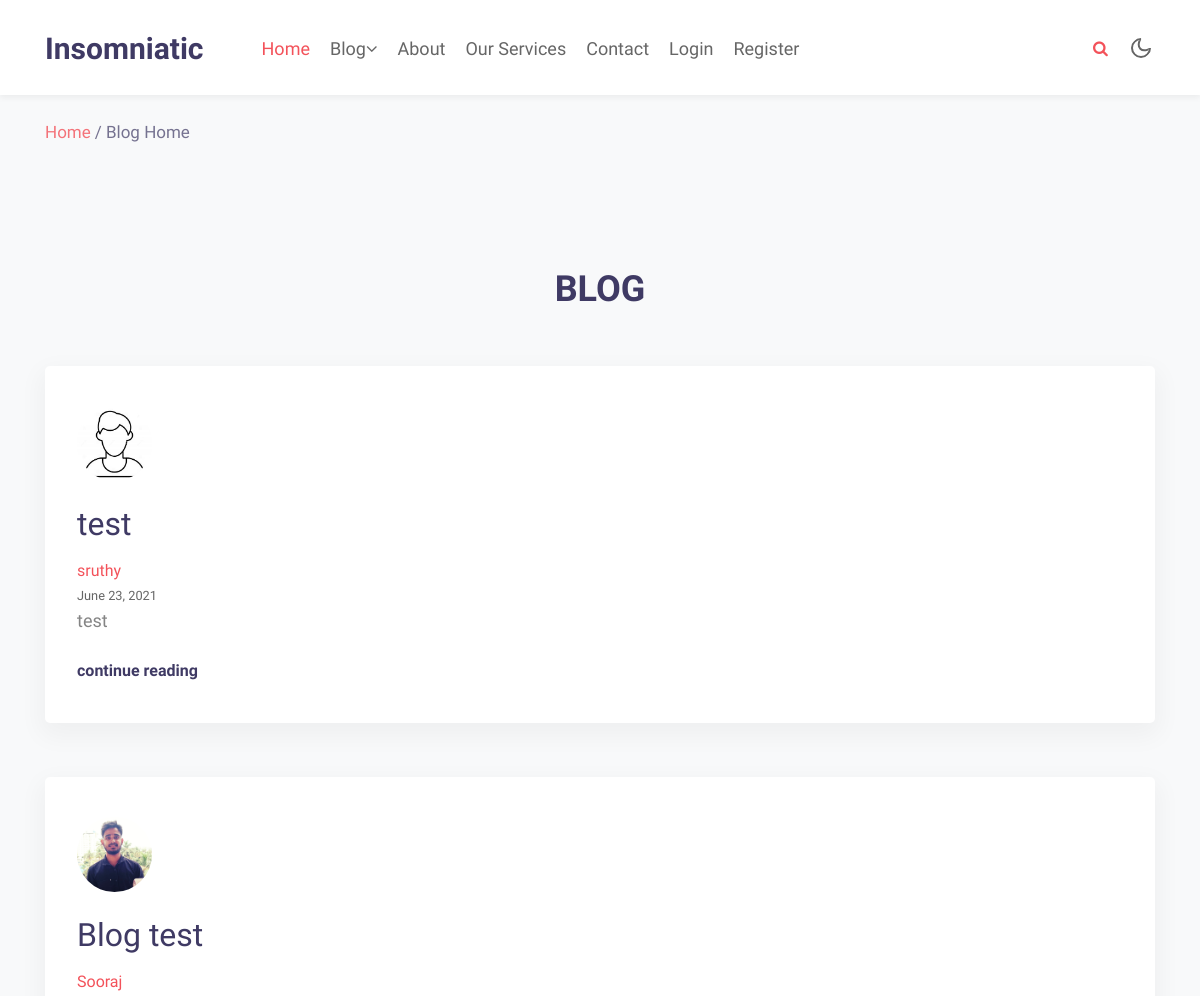
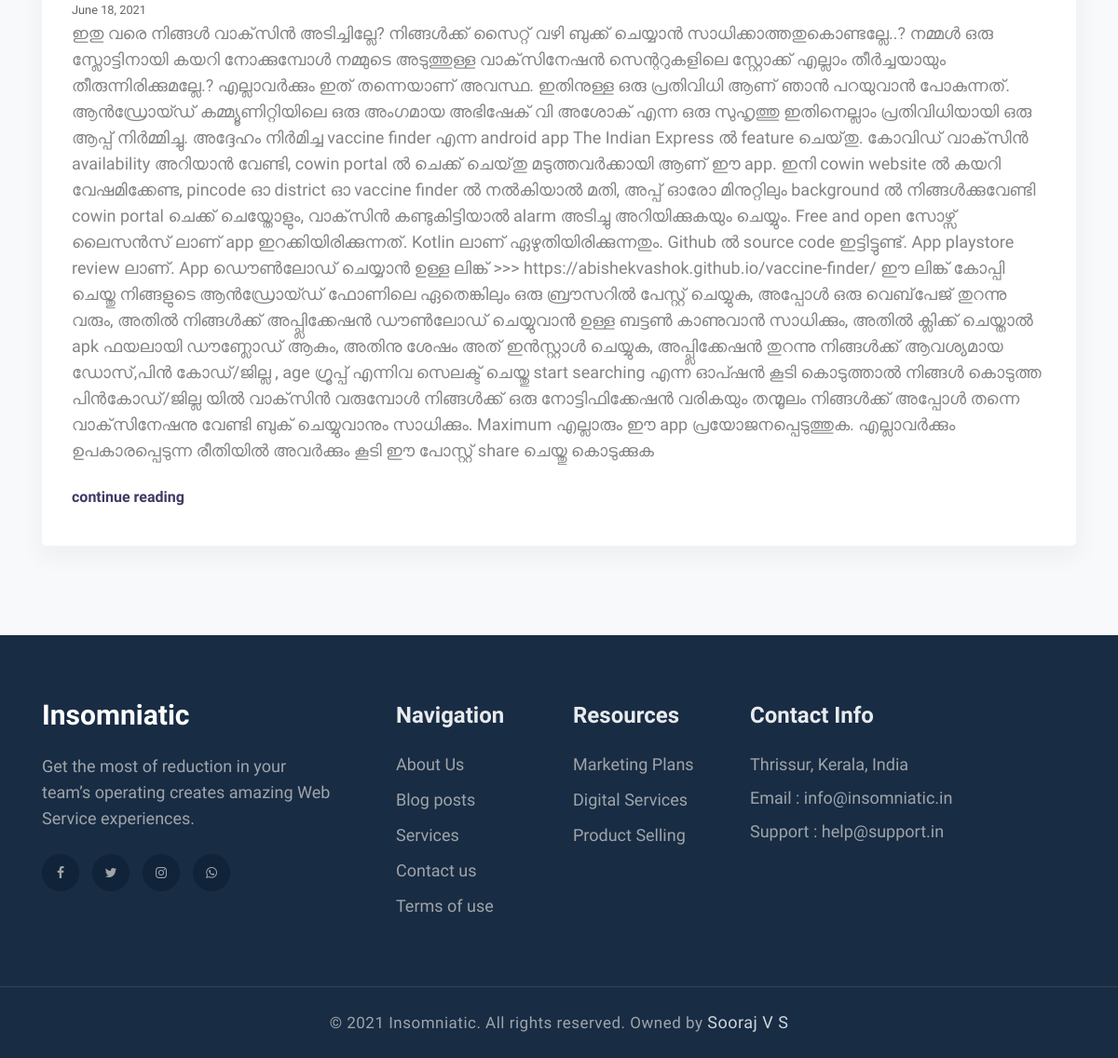
Screenshot of /blog/ with the database file from the repository (2 pictures, top to bottom).
### blog/models.py (models this page shows, shortened)
class Post(models.Model):
    post_title = models.CharField(max_length=100)
    content = models.TextField()
    content_1 = models.TextField(null=True)
    date_posted = models.DateField(default=timezone.now)
    author = models.ForeignKey(User, on_delete=models.CASCADE)
    Related_to = (
        ('Technology/IT', 'Technology/IT'),
        ('Technology/Electronics', 'Technology/Electronics'),
        ('Technology/Space', 'Technology/Space'),
        ('Technology/Others', 'Technology/Others'),
        ('Technology/Apps-Softwares', 'Technology/Apps-Softwares')
    )
    type = models.CharField(max_length=25, choices=Related_to, default='Technology/Others')
    likes = models.ManyToManyField(User, related_name='blog_posts')

### users/models.py (models this page shows, shortened)
class Profile(models.Model):
    user = models.OneToOneField(User, on_delete=models.CASCADE)
    image = models.ImageField(default='default.jpg', upload_to='profile_pics')

### blog/views.py (the view)
# urls.py: path('', PostListView.as_view(),name='blog-home'),
class PostListView(ListView):
    model = Post
    template_name = 'blog/blog.html'  # <app>/<model>_<viewtype>.html
    context_object_name = 'posts'
    extra_context = {'title': 'Blog Home'}
    ordering = ['-date_posted']
    paginate_by = 2

### blog/templates/blog/blog.html (shortened to what this page needs)
{% extends 'basic/base.html' %}
{% load static %}
{% block content %}
<section class="w3l-services-block-3 py-5" id="services">
    <div class="features-main py-lg-5 py-md-3">
        <div class="container">
            <div class="header-section text-center mx-auto">
                <h3 class="title-big">BLOG</h3>
            </div>
            {% for post in posts %}
            <div class="row features mt-lg-4">
               <div class="col-lg-12 col-md-6 feature-grid">
                    <a href="{% url 'post-detail' post.id %}">
                        <div class="feature-body service2">
                            <div class="feature-img">
                                <img width="75" height="75" class="rounded-circle article-img" src="{{ post.author.profile.image.url }}">
                            </div>
                            <div class="feature-info mt-4">
                                <h2 class="feature-titel mb-3"> {{post.post_title}} </h2>
                                <a href="{% url 'user-posts' post.author.username %}" >{{ post.author.first_name }}</a> <br>
                                <small>{{ post.date_posted|date:"F d, Y" }}</small>
                                <p class="feature-text">{{post.content}}
                                </p>
                                <a href="{% url 'post-detail' post.id %}" class="read mt-4 d-block">continue reading</a>
                            </div>
                        </div>
                    </a>
                </div>
            </div>
            {% endfor %}
        </div>
    </div>
</section>
{% endblock content %}

### rows the page displays
Post: author.profile.image (placeholder picture), post_title "test", author.first_name "sruthy", date_posted "June 23, 2021", content "test"
Post: author.profile.image (picture), post_title "Blog test", author.first_name "Sooraj", date_posted "June 18, 2021", content "ഇതു വരെ നിങ്ങൾ വാക്‌സിൻ അടിച്ചില്ലേ? നിങ്ങൾക്ക് സൈറ്റ് വഴി ബുക്ക് ചെയ്യാൻ സാധിക്കാത്തതുകൊണ്ടല്ലേ..? നമ്മൾ ഒരു സ്ലോട്ടിനായി കയറി നോക്കുമ്പോൾ നമ്മുടെ അടുത്തുള്ള വാക്‌സിനേഷൻ സെന്ററുകളിലെ സ്റ്റോക്ക് എല്ലാം തീർച്ചയായും തീരുന്നിരിക്കുമല്ലേ.? എല്ലാവർക്കും ഇത് തന്നെയാണ് അവസ്ഥ. ഇതിനുള്ള ഒരു പ്രതിവിധി ആണ് ഞാൻ പറയുവാൻ പോകുന്നത്. ആൻഡ്രോയ്ഡ് കമ്മ്യൂണിറ്റിയിലെ ഒരു അംഗമായ അഭിഷേക് വി അശോക് എന്ന ഒരു സുഹൃത്തു ഇതിനെല്ലാം പ്രതിവിധിയായി ഒരു ആപ്പ് നിർമ്മിച്ചു. അദ്ദേഹം നിർമിച്ച vaccine finder എന്ന android app The Indian Express ൽ feature ചെയ്‌തു. കോവിഡ് വാക്‌സിൻ availability അറിയാൻ വേണ്ടി, cowin portal ൽ ചെക്ക് ചെയ്‌തു മടുത്തവർക്കായി ആണ് ഈ app. ഇനി cowin website ൽ കയറി വേഷമിക്കേണ്ട, pincode ഓ district ഓ vaccine…"

### other values shown
{{ title }} "Blog Home"
